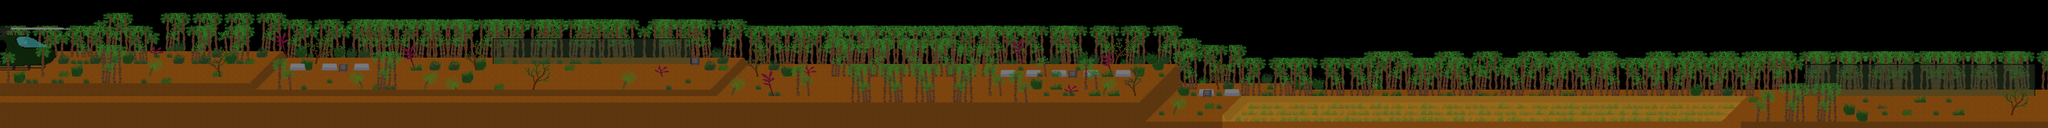

Below is a game level as drawn by its tile map, then a one-line description and the .tmx that defines it (tile-layer data replaced by summaries):
An orthogonal 320x20 tile map with 32x32 px tiles, 4 tile layers (lower, backward, middle, forward) and 26 objects.

<map version="1.2" tiledversion="1.2.3" orientation="orthogonal" renderorder="left-down" width="320" height="20" tilewidth="32" tileheight="32" infinite="0" nextlayerid="13" nextobjectid="41">
 <tileset firstgid="1" source="../tileSet.tsx" />
 <objectgroup id="3" name="static-objects">
  <object id="1" x="0" y="352" width="1312" height="32" />
  <object id="2" x="1312" y="384" width="2304" height="32" />
  <object id="7" x="256" y="0" width="32" height="352" />
  <object id="8" x="3616" y="416" width="2176" height="32" />
  <object id="10" x="5760" y="448" width="32" height="64" />
  <object id="11" x="5792" y="512" width="384" height="32" />
  <object id="13" x="6176" y="544" width="2528" height="32" />
  <object id="14" x="8704" y="512" width="1536" height="32" />
  <object id="39" x="9824" y="352" width="32" height="160">
   <properties>
    <property name="finish" value="" />
   </properties>
  </object>
 </objectgroup>
 <objectgroup id="4" name="enemies">
  <object id="18" x="6961.5" y="525.5">
   <properties>
    <property name="ross" value="" />
   </properties>
  </object>
  <object id="19" x="8174.67" y="520">
   <properties>
    <property name="punk" value="" />
   </properties>
  </object>
  <object id="20" x="5612.67" y="416.667">
   <properties>
    <property name="turret" value="" />
   </properties>
  </object>
  <object id="21" x="5236" y="404.667">
   <properties>
    <property name="punk" value="" />
   </properties>
  </object>
  <object id="22" x="4654" y="402.667">
   <properties>
    <property name="explo" value="" />
   </properties>
  </object>
  <object id="24" x="3242.67" y="374">
   <properties>
    <property name="explo" value="" />
   </properties>
  </object>
  <object id="25" x="2950.67" y="372.667">
   <properties>
    <property name="punk" value="" />
   </properties>
  </object>
  <object id="27" x="2035.33" y="369.333">
   <properties>
    <property name="turret" value="" />
   </properties>
  </object>
  <object id="28" x="1744.67" y="372.667">
   <properties>
    <property name="punk" value="" />
   </properties>
  </object>
  <object id="36" x="2481.33" y="361.333">
   <properties>
    <property name="ross" value="" />
   </properties>
  </object>
  <object id="40" x="9492" y="496">
   <properties>
    <property name="turret" value="" />
   </properties>
  </object>
 </objectgroup>
 <objectgroup id="5" name="interactive-objects">
  <object id="15" x="321.333" y="282.667">
   <properties>
    <property name="message" value="" />
   </properties>
  </object>
  <object id="16" x="3481.33" y="285">
   <properties>
    <property name="hill" value="" />
   </properties>
  </object>
  <object id="17" x="6041.5" y="446">
   <properties>
    <property name="hill" value="" />
   </properties>
  </object>
  <object id="29" x="1717" y="317.667">
   <properties>
    <property name="hill" value="" />
   </properties>
  </object>
  <object id="37" x="5362.67" y="347.333">
   <properties>
    <property name="hill" value="" />
   </properties>
  </object>
  <object id="38" x="6070.67" y="475.333">
   <properties>
    <property name="hill" value="" />
   </properties>
  </object>
 </objectgroup>
 <layer id="9" name="lower" width="320" height="20">
  <data>[6400 cells, 3648 non-empty, 46 distinct tile ids]</data>
 </layer>
 <layer id="10" name="backward" width="320" height="20">
  <data>[6400 cells, 2822 non-empty, 155 distinct tile ids]</data>
 </layer>
 <layer id="11" name="middle" width="320" height="20">
  <data>[6400 cells, 1059 non-empty, 115 distinct tile ids]</data>
 </layer>
 <layer id="12" name="forward" width="320" height="20">
  <data>[6400 cells, 625 non-empty, 99 distinct tile ids]</data>
 </layer>
</map>